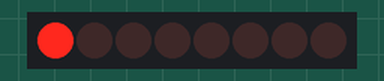
The sketch below on a simulated Arduino Uno, built with avr-gcc and run on an emulated ATmega328P. Parts: 8 shift-register outputs drawn as a row of LEDs (first output left, lit = HIGH). Wiring (inferred from the names in the program): shift register (74HC595): data pin 2; shift clock pin 3; latch pin 4. Wiring (inferred from the signals the program sends): row of LEDs: on Q0, Q1, Q2, Q3, Q4, Q5, Q6, Q7.

Above: at 0.1 s.
At 0.7 s:
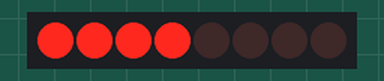
At 1.3 s:
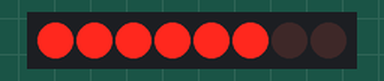
At 2.4 s:
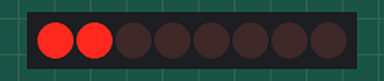
At 3.9 s:
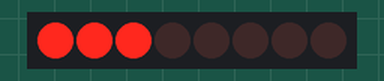
At 6.4 s:
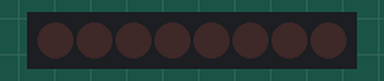
Timing chart, 0 to 7.8 s (numbered marks = the images above):
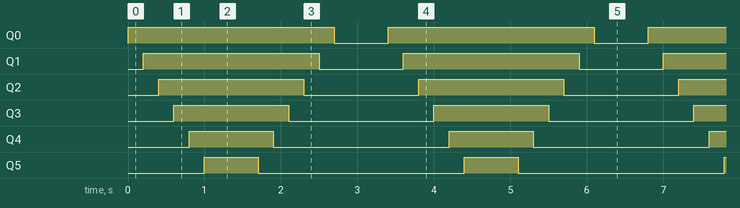

The sketch:

ShiftRegister_RunningLedFillAndClear.ino
```cpp
int DataPin = 2;   // Data Pin connected to Pin 2
int ClockPin = 3;  // Clock Pin connected to Pin 3
int LatchPin = 4;  // Latch Pin connected to Pin 4
byte Data = 0;     // Data to be sent to shift register

void setup() {
    pinMode(DataPin, OUTPUT);
    pinMode(ClockPin, OUTPUT);
    pinMode(LatchPin, OUTPUT);
}

void loop() {
    fillLEDs();   // Fill LEDs one by one
    delay(500);
    clearLEDs();  // Clear LEDs one by one
    delay(500);
}

// Function to send data to shift register
void shiftData(byte dataOut) {
    digitalWrite(LatchPin, LOW);  // Prepare shift register for data
    shiftOut(DataPin, ClockPin, MSBFIRST, dataOut);  // Send data
    digitalWrite(LatchPin, HIGH); // Output data to LEDs
}

// Function to fill LEDs one by one
void fillLEDs() {
    for (int i = 0; i < 6; i++) {
        Data |= (1 << i); // Turn on LEDs one by one
        shiftData(Data);
        delay(200);
    }
}

// Function to clear LEDs one by one
void clearLEDs() {
    for (int i = 5; i >= 0; i--) {
        Data &= ~(1 << i); // Turn off LEDs one by one
        shiftData(Data);
        delay(200);
    }
}
```

Measured:
- by itself, Q0: alternates HIGH for 2.7 s and LOW for 0.70 s
- by itself, Q1: alternates HIGH for 2.3 s and LOW for 1.1 s
- by itself, Q2: alternates HIGH for 1.9 s and LOW for 1.5 s
- by itself, Q3: alternates HIGH for 1.5 s and LOW for 1.9 s
- by itself, Q4: alternates HIGH for 1.1 s and LOW for 2.3 s
- by itself, Q5: alternates HIGH for 0.70 s and LOW for 2.7 s
